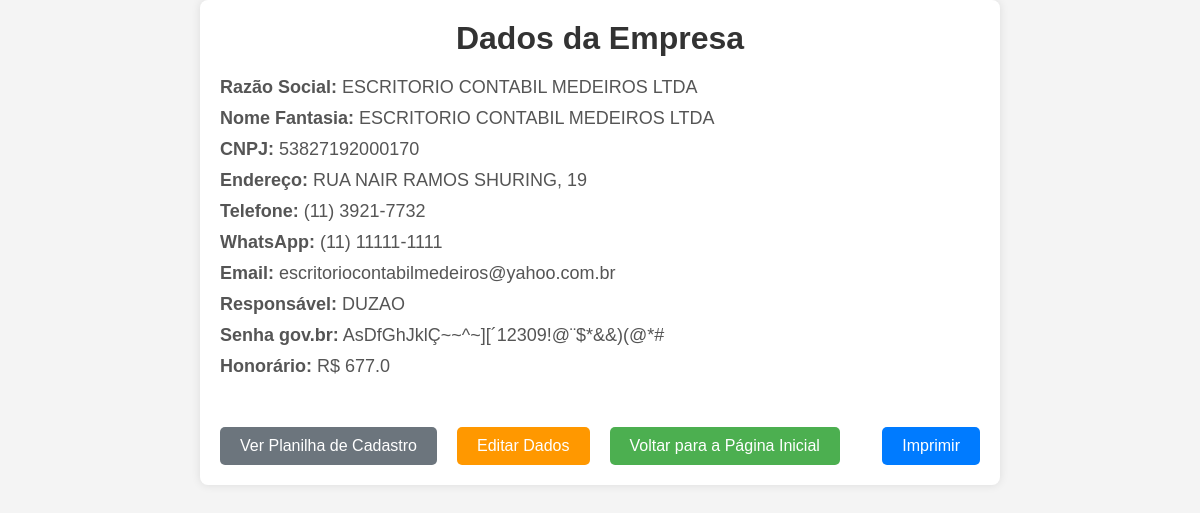
The app's page /empresa/1 with its own data.
### tables this page shows
CREATE TABLE clientes (
            id INTEGER PRIMARY KEY AUTOINCREMENT,
            cnpj TEXT NOT NULL,
            razao_social TEXT NOT NULL,
            nome_fantasia TEXT NOT NULL,
            endereco TEXT NOT NULL,
            telefone TEXT NOT NULL,
            email TEXT NOT NULL,
            honorario REAL NOT NULL
        , whatsapp TEXT, senha_gov_br TEXT, responsavel TEXT);

### app.py (the view)
@app.route('/empresa/<int:cliente_id>')
def exibir_empresa(cliente_id):
    conn = get_db_connection()
    empresa = conn.execute('SELECT * FROM clientes WHERE id = ?', (cliente_id,)).fetchone()
    planilha = conn.execute('SELECT * FROM planilha_cadastro WHERE cliente_id = ?', (cliente_id,)).fetchone()
    conn.close()
    if empresa and planilha:
        return render_template('exibir_empresa.html', empresa=empresa, planilha=planilha)
    else:
        return "Empresa ou planilha não encontrada."

### app.py (called while the page is built)
def get_db_connection():
    conn = sqlite3.connect('clientes.db')
    conn.row_factory = sqlite3.Row
    return conn

### templates/exibir_empresa.html (shortened to what this page needs)
<!DOCTYPE html>
<html lang="en">
<head>
    <link rel="stylesheet" href="/static/style.css">
</head>
<body>
    <div class="container">
        <h1>Dados da Empresa</h1>
        <p><strong>Razão Social:</strong> {{ empresa['razao_social'] }}</p>
        <p><strong>Nome Fantasia:</strong> {{ empresa['nome_fantasia'] }}</p>
        <p><strong>CNPJ:</strong> {{ empresa['cnpj'] }}</p>
        <p><strong>Endereço:</strong> {{ empresa['endereco'] }}</p>
        <p><strong>Telefone:</strong> {{ empresa['telefone'] }}</p>
        <p><strong>WhatsApp:</strong> {{ empresa['whatsapp'] }}</p>
        <p><strong>Email:</strong> {{ empresa['email'] }}</p>
        <p><strong>Responsável:</strong> {{ empresa['responsavel'] }}</p>
        <p><strong>Senha gov.br:</strong> {{ empresa['senha_gov_br'] }}</p>
        <p><strong>Honorário:</strong> R$ {{ empresa['honorario'] }}</p>
        <div class="btn-container">
            <div class="btn-group">
                <a href="/planilha_cadastro/{{ empresa['id'] }}" class="btn btn-planilha">Ver Planilha de Cadastro</a>
                <a href="/editar_empresa/{{ empresa['id'] }}" class="btn btn-edit">Editar Dados</a>
                <a href="/" class="btn">Voltar para a Página Inicial</a>
            </div>
            <button class="btn btn-imprimir" onclick="imprimirDadosEmpresa()">Imprimir</button>
        </div>
    </div>
</body>
</html>

### static/style.css (style rules this page uses)
* { margin: 0; padding: 0; box-sizing: border-box; }
body { font-family: Arial, sans-serif; background-color: #f4f4f4; }
.container { max-width: 800px; margin: 50px auto; padding: 20px; background-color: white; border-radius: 8px; box-shadow: 0 0 10px rgba(0, 0, 0, 0.1); }
h1 { text-align: center; color: #4CAF50; margin-bottom: 20px; }
.btn { display: inline-block; padding: 15px 25px; font-size: 18px; color: white; background-color: #4CAF50; border: none; border-radius: 5px; text-decoration: none; transition: background-color 0.3s; margin-top: 20px; }

### templates/exibir_empresa.html (style rules this page uses)
.container { width: 80%; margin: auto; padding: 20px; }
h1 { text-align: center; color: #333; font-family: 'Arial', sans-serif; }
p { font-size: 18px; margin: 10px 0; font-family: 'Arial', sans-serif; color: #555; }
.btn { display: inline-block; padding: 10px 20px; font-size: 16px; background-color: #4CAF50; color: white; border: none; border-radius: 5px; text-decoration: none; transition: background-color 0.3s ease; margin-top: 20px; }
.btn-edit { background-color: #FF9800; }
.btn-imprimir { background-color: #007BFF; margin-left: auto; }
.btn-planilha { background-color: #6C757D; margin-top: 20px; }
.btn-container { display: flex; justify-content: space-between; align-items: center; margin-top: 30px; }
.btn-group { display: flex; gap: 20px; }

### records on screen
clientes: razao_social "ESCRITORIO CONTABIL MEDEIROS LTDA", nome_fantasia "ESCRITORIO CONTABIL MEDEIROS LTDA", cnpj "53827192000170", endereco "RUA NAIR RAMOS SHURING, 19", telefone "(11) 3921-7732", whatsapp "(11) 11111-1111", email "escritoriocontabilmedeiros@yahoo.com.br", responsavel "DUZAO", senha_gov_br "AsDfGhJklÇ~~^~][´12309!@¨$*&&)(@*#", honorario "677.0"
